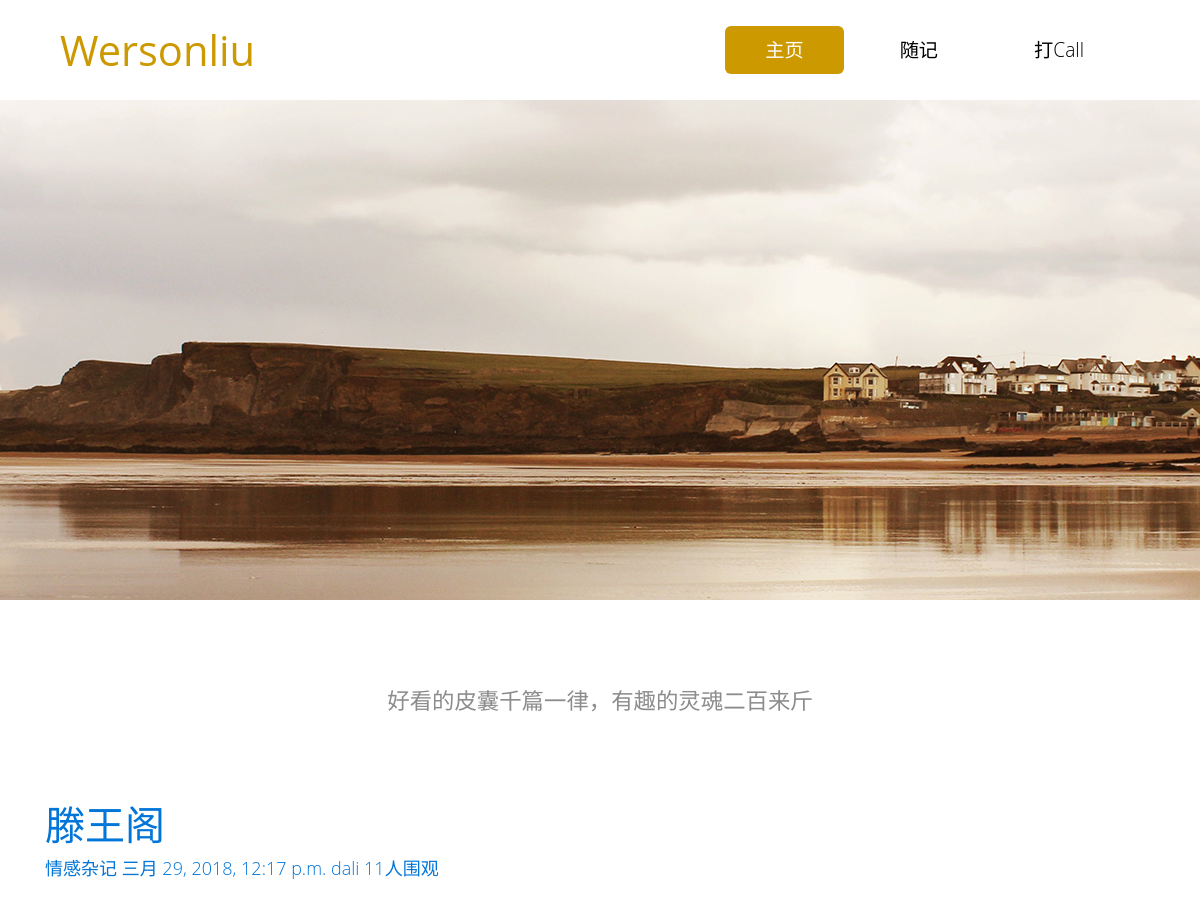
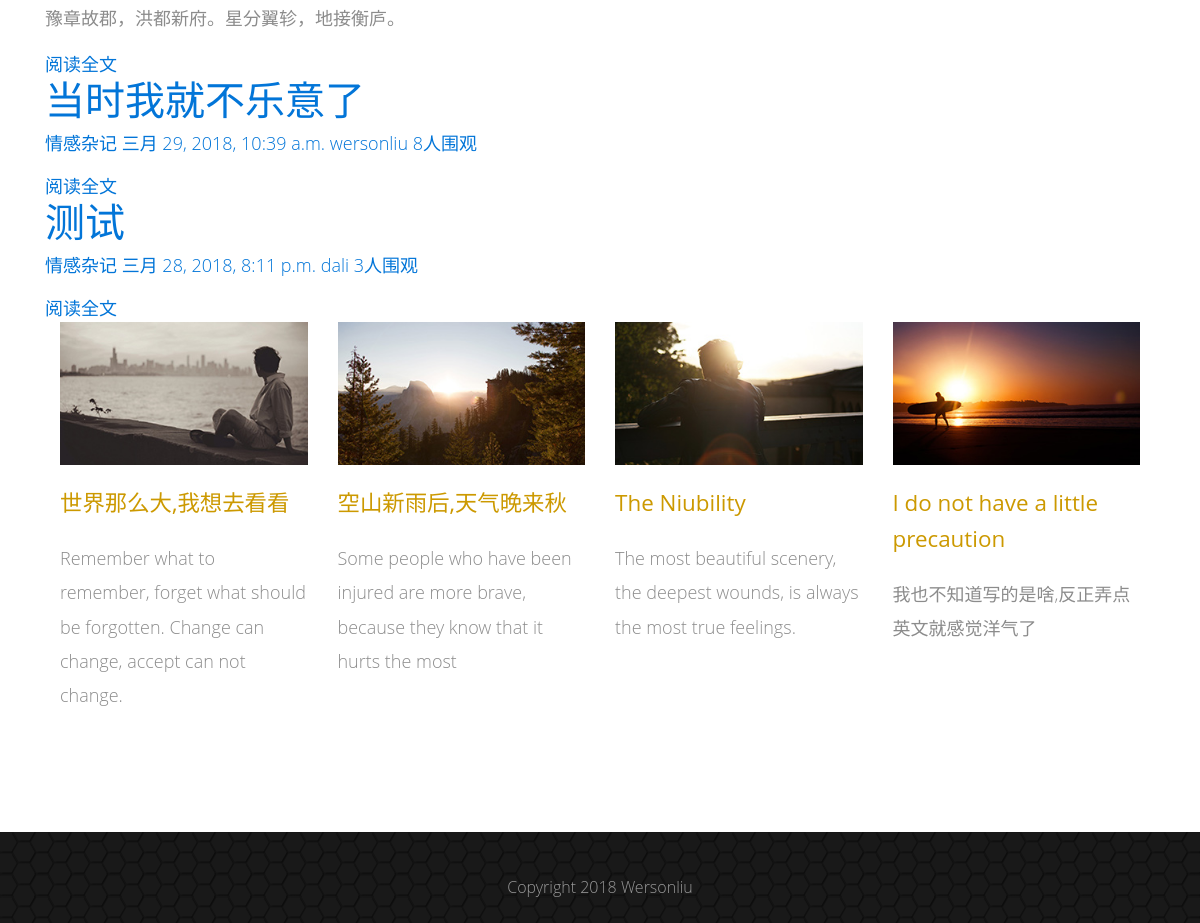
Page /category/1/ on the committed database (2 pictures, top to bottom).
### blog/models.py (models this page shows, shortened)
@python_2_unicode_compatible
class Post(models.Model):
    title = models.CharField(max_length=70, verbose_name=u"标题")
    body = models.TextField(verbose_name=u"正文")
    created_time = models.DateTimeField(verbose_name=u"创建时间")
    modified_time = models.DateTimeField(verbose_name=u"修改时间")
    excerpt = models.CharField(max_length=200, blank=True, verbose_name=u"摘要")
    category = models.ForeignKey(Category, verbose_name=u"分类")
    tags = models.ManyToManyField(Tag, verbose_name=u"标签")
    author = models.ForeignKey(User, verbose_name=u"作者")
    views = models.PositiveIntegerField(default=0)
    class Meta:
        verbose_name = u"文章信息"
        verbose_name_plural = verbose_name
    def get_absolute_url(self):
        return reverse('blog:detail', kwargs={'pk': self.pk})

@python_2_unicode_compatible
class Category(models.Model):
    name = models.CharField(max_length=100, verbose_name=u"分类")
    def __str__(self):
        return self.name

### blog/views.py (the view)
# urls.py: url(r'^category/(?P<pk>[0-9]+)/$', views.category, name='category'),
def category(request, pk):
    cate = get_object_or_404(Category, pk=pk)
    post_list_category = Post.objects.filter(category=cate).order_by('-created_time')
    return render(request, 'category.html', context={'post_list': post_list_category})

### templates/category.html (shortened to what this page needs)
{% load staticfiles %}
{% load markdown_deux_tags %}
<!DOCTYPE html>
<html>
<head>
    <link rel="stylesheet" href="{% static 'css/bootstrap.min.css' %}">
    <link rel="stylesheet" href="{% static 'css/templatemo-style.css' %}">
    <link rel="stylesheet" href="{% static 'css/github.css' %}">
</head>
<body>
<div class="tm-header">
    <div class="container-fluid">
        <div class="tm-header-inner">
            <a href="#" class="navbar-brand tm-site-name">Wersonliu</a>
            <nav class="navbar tm-main-nav">
                <div class="collapse navbar-toggleable-sm" id="tmNavbar">
                    <ul class="nav navbar-nav">
                        <li class="nav-item active">
                            <a href="{% url 'blog:index' %}" class="nav-link">主页</a>
                        </li>
                        <li class="nav-item">
                            <a href="{% url 'blog:blog_list' %}" class="nav-link">随记</a>
                        </li>
                        <li class="nav-item">
                            <a href="{% url 'blog:message' %}" class="nav-link">打Call</a>
                        </li>
                    </ul>
                </div>
            </nav>
        </div>
    </div>
</div>
<div class="tm-home-img-container">
</div>
<section class="tm-section">
    <div class="container-fluid">
        <div class="row">
            <div class="col-xs-12 col-sm-12 col-md-12 col-lg-12 text-xs-center">
                <p class="tm-subtitle">好看的皮囊千篇一律，有趣的灵魂二百来斤</p>
            </div>
        </div>
        <div class="row">
            {% for post in post_list %}
                <article class="post post-1">
                    <header class="entry-header">
                        <h1 class="entry-title"><a href="{{ post.get_absolute_url }}">{{ post.title }}</a></h1>
                        <div class="entry-meta">
                            <span class="post-category"><a href="#">{{ post.category }}</a></span>
                            <span class="post-date"><a href="#"><time class="entry-date"
                                                                      datetime="{{ post.created_time }}">{{ post.created_time }}</time></a></span>
                            <span class="post-author"><a href="#">{{ post.author }}</a></span>
                            <span class="views-count"><a href="#">{{ post.views }}人围观</a></span>
                        </div>
                    </header>
                    <div class="entry-content clearfix">
                        <p>{{ post.excerpt|markdown }}</p>
                        <div class="read-more cl-effect-14">
                            <a href="{{ post.get_absolute_url }}" class="more-link">阅读全文</a>
                        </div>
                    </div>
                </article>
            {% endfor %}
        </div>
        <div class="row">
            <div class="col-xs-12 col-sm-6 col-md-6 col-lg-3 col-xl-3">
                <div class="tm-content-box">
                    <img src="{% static 'img/tm-img-310x180-1.jpg' %}" alt="Image" class="tm-margin-b-20 img-fluid">
                    <h4 class="tm-margin-b-20 tm-gold-text">世界那么大,我想去看看</h4>
                    <p class="tm-margin-b-20">Remember what to remember, forget what should be forgotten. Change can
                        change, accept can not change.</p>
                </div>
            </div>
            <div class="col-xs-12 col-sm-6 col-md-6 col-lg-3 col-xl-3">
                <div class="tm-content-box">
                    <img src="{% static 'img/tm-img-310x180-2.jpg' %}" alt="Image" class="tm-margin-b-20 img-fluid">
                    <h4 class="tm-margin-b-20 tm-gold-text">空山新雨后,天气晚来秋</h4>
                    <p class="tm-margin-b-20">Some people who have been injured are more brave, because they know that
                        it hurts the most</p>
                </div>
            </div>
            <div class="col-xs-12 col-sm-6 col-md-6 col-lg-3 col-xl-3">
                <div class="tm-content-box">
                    <img src="{% static 'img/tm-img-310x180-3.jpg' %}" alt="Image" class="tm-margin-b-20 img-fluid">
                    <h4 class="tm-margin-b-20 tm-gold-text">The Niubility</h4>
                    <p class="tm-margin-b-20">The most beautiful scenery, the deepest wounds, is always the most true
                        feelings.</p>
                </div>
            </div>
            <div class="col-xs-12 col-sm-6 col-md-6 col-lg-3 col-xl-3">
                <div class="tm-content-box">
                    <img src="{% static 'img/tm-img-310x180-4.jpg' %}" alt="Image" class="tm-margin-b-20 img-fluid">
                    <h4 class="tm-margin-b-20 tm-gold-text">I do not have a little precaution</h4>
                    <p class="tm-margin-b-20">我也不知道写的是啥,反正弄点英文就感觉洋气了</p>
                </div>
            </div>
        </div>
    </div>
</section>
<footer class="tm-footer">
    <div class="container-fluid">
        <div class="row">
            <div class="col-xs-12 tm-copyright-col">
                <p class="tm-copyright-text">Copyright 2018 Wersonliu </p>
            </div>
        </div>
    </div>
</footer>
</body>
</html>

### static/css/templatemo-style.css (style rules this page uses)
body { color: #8c8c8c; font-family: 'Open Sans', Helvetica, Arial, sans-serif; font-size: 18px; font-weight: 300; overflow-x: hidden; }
a, button { transition: all 0.3s ease; }
.container-fluid { margin-left: auto; margin-right: auto; max-width: 1390px; overflow-x: hidden; }
@media (max-width: 1390px) { .container-fluid { padding-left: 5%; padding-right: 5%; } }
.tm-header-inner { display: -webkit-flex; display: -ms-flexbox; display: flex; -webkit-align-items: center; -ms-flex-align: center; align-items: center; -webkit-justify-content: space-between; -ms-flex-pack: justify; justify-content: space-between; height: 100px; }
.tm-site-name { color: #cc9900; display: block; font-size: 2.6rem; font-weight: 400; }
.tm-main-nav { font-size: 1.2rem; }
.navbar-nav .nav-link { border-radius: 6px; color: black; padding: 10px 40px; }
.nav-item.active .nav-link, .nav-link:hover, .nav-link:focus { color: white; background-color: #cc9900; }
.tm-gold-text { color: #cc9900; }
.tm-section { padding-top: 80px; padding-bottom: 100px; }
.tm-home-img-container { background-image: url('../img/tm-home-img.jpg'); background-size: auto; background-position: center; background-repeat: no-repeat; height: 500px; }
.tm-subtitle { font-size: 1.4rem; max-width: 800px; margin: 0 auto 80px; }
.tm-content-box { max-width: 310px; margin: 0 auto; }
h4 { font-size: 1.4rem; line-height: 1.6; }
.tm-copyright-text { text-align: center; }
.tm-margin-b-20 { margin-bottom: 20px; }
.tm-footer { color: #c6c6c6; background-color: #191919; background-image: url('../img/classic-pattern-bg.png'); font-size: 1rem; padding-top: 40px; padding-bottom: 20px; }
.tm-copyright-text { color: #999999; margin-bottom: 0; }
p { line-height: 1.9; }

### rows in the picture
Post: title "滕王阁", category "情感杂记", created_time "三月 29, 2018, 12:17 p.m.", author "dali", views "11", excerpt "豫章故郡，洪都新府。星分翼轸，地接衡庐。"
Post: title "当时我就不乐意了", category "情感杂记", created_time "三月 29, 2018, 10:39 a.m.", author "wersonliu", views "8"
Post: title "测试", category "情感杂记", created_time "三月 28, 2018, 8:11 p.m.", author "dali", views "3"
